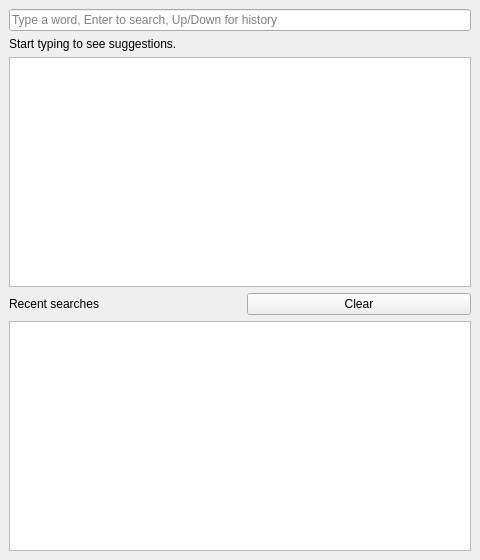
<?xml version="1.0" encoding="UTF-8"?>
<ui version="4.0">
 <class>MainWindow</class>
 <widget class="QMainWindow" name="MainWindow">
  <property name="geometry">
   <rect>
    <x>0</x>
    <y>0</y>
    <width>480</width>
    <height>560</height>
   </rect>
  </property>
  <property name="windowTitle">
   <string>Autocomplete Search Engine</string>
  </property>
  <widget class="QWidget" name="centralwidget">
   <layout class="QVBoxLayout" name="mainLayout">
    <item>
     <widget class="QLineEdit" name="searchBox">
      <property name="placeholderText">
       <string>Type a word, Enter to search, Up/Down for history</string>
      </property>
     </widget>
    </item>
    <item>
     <widget class="QLabel" name="statusLabel">
      <property name="text">
       <string>Start typing to see suggestions.</string>
      </property>
     </widget>
    </item>
    <item>
     <widget class="QListWidget" name="suggestionList"/>
    </item>
    <item>
     <layout class="QHBoxLayout" name="historyHeader">
      <item>
       <widget class="QLabel" name="historyLabel">
        <property name="text">
         <string>Recent searches</string>
        </property>
       </widget>
      </item>
      <item>
       <spacer name="historySpacer">
        <property name="orientation">
         <enum>Qt::Horizontal</enum>
        </property>
       </spacer>
      </item>
      <item>
       <widget class="QPushButton" name="clearHistoryButton">
        <property name="text">
         <string>Clear</string>
        </property>
       </widget>
      </item>
     </layout>
    </item>
    <item>
     <widget class="QListWidget" name="historyList">
      <property name="maximumHeight">
       <number>130</number>
      </property>
     </widget>
    </item>
   </layout>
  </widget>
 </widget>
 <resources/>
 <connections/>
</ui>
